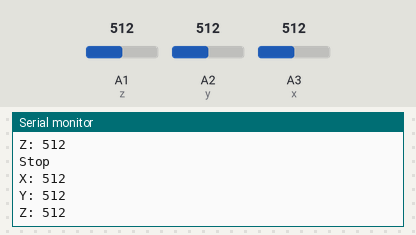
The sketch below on a simulated Arduino Uno, built with avr-gcc and run on an emulated ATmega328P. Shown: the last lines printed to the serial monitor. The test bench sets the inputs (shaded band); at power-on: A3 (x) = 512, A1 (z) = 512, A2 (y) = 512. No radio packets arrive unless stated.

Above: at 4.2 s.
4.3 s: A3 (x) set to 985
At 5.1 s:
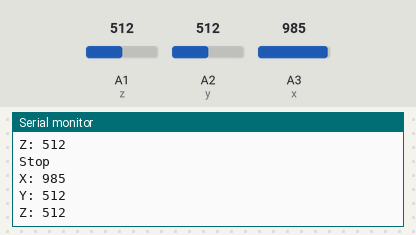
5.8 s: A3 (x) set to 1015
At 6.8 s:
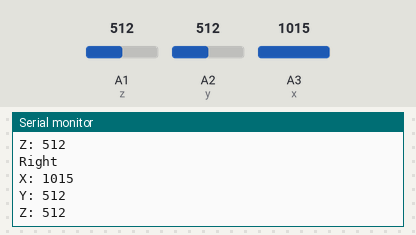
12.9 s: A1 (z) set to 986
At 13.6 s:
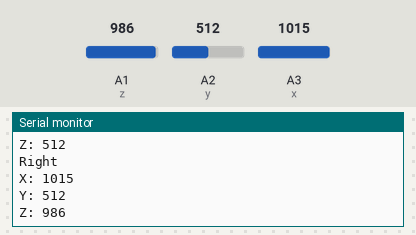
16.0 s: A1 (z) set to 1010
At 16.6 s:
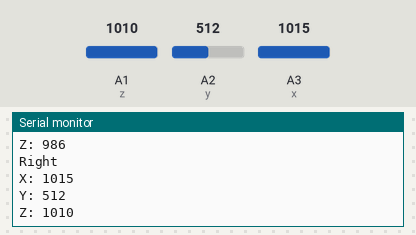
Timing chart, 0 to 18.5 s (numbered marks = the images above; inputs shaded):
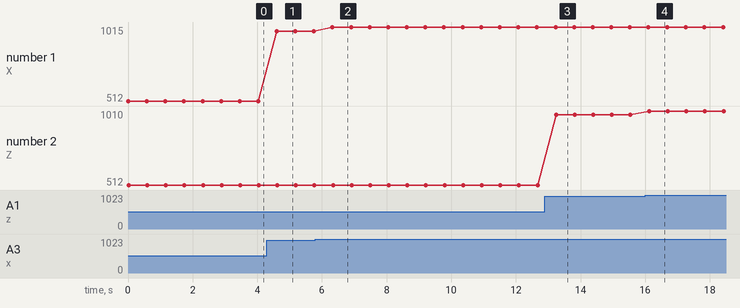

Measured:
- after the input at 4.3 s, the serial monitor: prints a new line after 0.30 s (image 1)
- after the input at 5.8 s, the serial monitor: prints a new line after 0.52 s (image 2)
- after the input at 12.9 s, the serial monitor: prints a new line after 0.34 s (image 3)
- after the input at 16.0 s, the serial monitor: prints a new line after 0.12 s (image 4)
- plotted number 1: 512 → 985 after the input at 4.3 s, 985 → 1015 after the input at 5.8 s
- plotted number 2: 512 → 986 after the input at 12.9 s, 986 → 1010 after the input at 16.0 s

The sketch:

bluetooth_readings.ino
```cpp
#include <VirtualWire.h>
#include <SoftwareSerial.h>
SoftwareSerial bt(9, 8); // RX, TX

#define x A3
#define y A2
#define z A1

char *data;
//char output[10];

int x_val;
int y_val;
int z_val;

int x_val2;
int y_val2;
int z_val2;

void setup()
{
  vw_set_tx_pin(12);
  vw_setup(2000);
  pinMode(x, INPUT);
  pinMode(y, INPUT);
  pinMode(z, INPUT);
  Serial.begin(9600);
  bt.begin(9600);
  x_val2 = analogRead(x);
  y_val2 = analogRead(y);
  z_val2 = analogRead(z);
}

void loop()
{
  x_val = analogRead(x);
  y_val = analogRead(y);
  z_val = analogRead(z);

  Serial.print("X: ");
  Serial.println(x_val);
  Serial.print("Y: ");
  Serial.println(y_val);
  bt.print(x_val); //send x value to MIT App
  bt.print(";");
  bt.print(y_val); //send y value to MIT App
  bt.print(";");
  bt.print(z_val); //send z value to MIT App
  bt.print(";");
  //Serial.print("      ");
  //Serial.println(output);
  Serial.print("Z: ");
  Serial.println(z_val);

  int x_axis = x_val - x_val2;
  int y_axis = y_val - y_val2;
  int z_axis = z_val - z_val2;

  if(y_axis >= 35)
  {
    data="f";
    vw_send((uint8_t *)data, strlen(data));
    vw_wait_tx();
    delay(500);
    //output={"F","o","r","w","a","r","d","\0"};
    Serial.println("Forward");
    //bt.print(data); //send Command to MIT App
  }
  else if(y_axis <= -35)
  {
    data="b";
    vw_send((uint8_t *)data, strlen(data));
    vw_wait_tx();
    delay(500);
    //output={"B","a","c","k","w","a","r","d","\0"};
    Serial.println("Backward");
    //bt.print(data); //send Command to MIT App
  }
  else if(x_axis >= 35)
  {
    data="r";
    vw_send((uint8_t *)data, strlen(data));
    vw_wait_tx();
    delay(500);
    //output={"R","i","g","h","t","\0"};
    Serial.println("Right");
    //bt.print(data); //send Command to MIT App
  }
  else if(x_axis <= -35)
  {
    data="l";
    vw_send((uint8_t *)data, strlen(data));
    vw_wait_tx();
    delay(500);
    //output={"L","e","f","t","\0"}
    Serial.println("Left");
    //bt.print(data); //send Command to MIT App
  }
  else
  {
    data="s";
    vw_send((uint8_t *)data, strlen(data));
    vw_wait_tx();
    delay(500);
    //output={"S","t","o","p","\0"}
    Serial.println("Stop");
    //bt.print(data); //send Command to MIT App
  }
  Serial.println();
}
```
